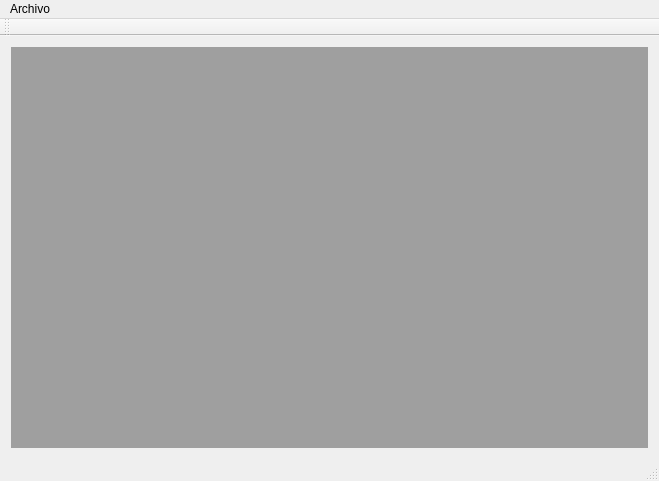
<?xml version="1.0" encoding="UTF-8"?>
<ui version="4.0">
 <class>MainWindow</class>
 <widget class="QMainWindow" name="MainWindow">
  <property name="geometry">
   <rect>
    <x>0</x>
    <y>0</y>
    <width>659</width>
    <height>481</height>
   </rect>
  </property>
  <property name="windowTitle">
   <string>MainWindow</string>
  </property>
  <widget class="QWidget" name="centralWidget">
   <layout class="QGridLayout" name="gridLayout">
    <item row="0" column="0">
     <widget class="QMdiArea" name="mdiArea"/>
    </item>
   </layout>
  </widget>
  <widget class="QMenuBar" name="menuBar">
   <property name="geometry">
    <rect>
     <x>0</x>
     <y>0</y>
     <width>659</width>
     <height>22</height>
    </rect>
   </property>
   <widget class="QMenu" name="menuArchivo">
    <property name="title">
     <string>Archivo</string>
    </property>
    <addaction name="actionExplorar"/>
    <addaction name="separator"/>
    <addaction name="actionAgregar"/>
    <addaction name="separator"/>
    <addaction name="actionSalir"/>
    <addaction name="separator"/>
   </widget>
   <addaction name="menuArchivo"/>
  </widget>
  <widget class="QToolBar" name="mainToolBar">
   <attribute name="toolBarArea">
    <enum>TopToolBarArea</enum>
   </attribute>
   <attribute name="toolBarBreak">
    <bool>false</bool>
   </attribute>
  </widget>
  <widget class="QStatusBar" name="statusBar"/>
  <action name="actionExplorar">
   <property name="text">
    <string>Explorar</string>
   </property>
  </action>
  <action name="actionAgregar">
   <property name="text">
    <string>Agregar</string>
   </property>
  </action>
  <action name="actionSalir">
   <property name="text">
    <string>Salir</string>
   </property>
  </action>
 </widget>
 <layoutdefault spacing="6" margin="11"/>
 <resources/>
 <connections/>
</ui>
